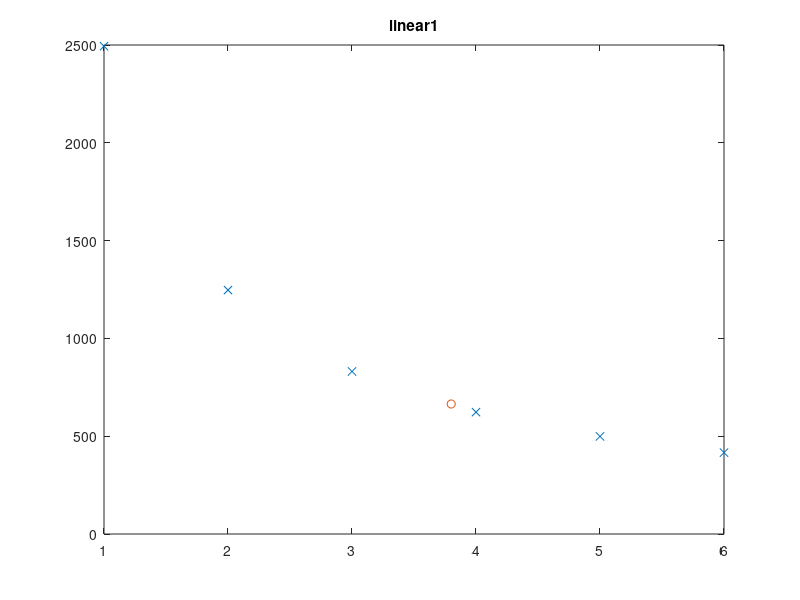
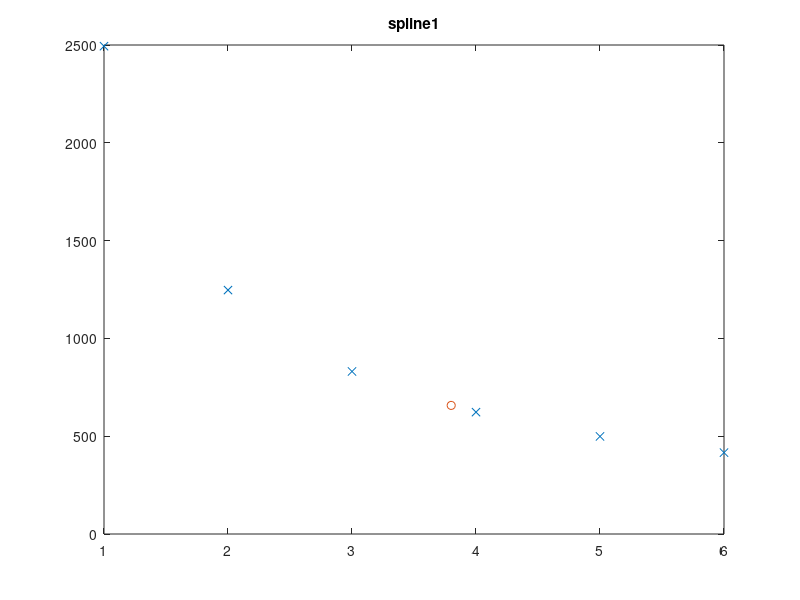
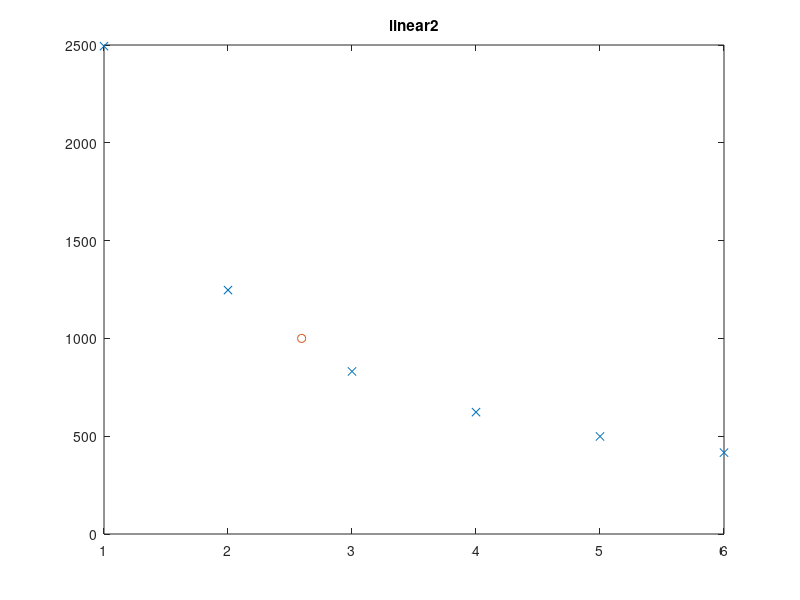
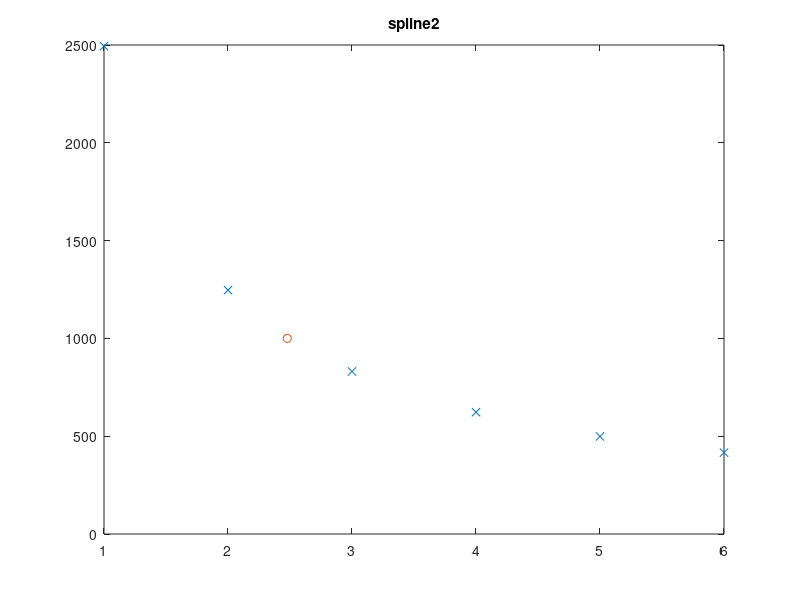

Source code (MATLAB) for these figures, in order: (Note: this script raises an error after producing the figures.)
% Isaac Pfleegor
% CSCD 409, Homework 6
% <05/08/2016>
%
clc, clear, close all ;


disp('');
disp('=============== Problem 1 ===============');
% 
% %read the file
% 
% file_id = fopen('molecule.txt', 'r');
% 
% temp = fgetl(file_id);
% 
% while ischar(temp)
%     disp(temp)
%     temp = fgetl(file_id);
% end
% 
% fclose(file_id);

disp('');
disp('=============== Problem 2 ===============');

volume = 1:6; %in m^3 units
pressure = [2494, 1247, 831, 623, 499, 416];%in kPa units

figure
val1 = interp1(volume, pressure, 3.8);
plot(volume, pressure,'x', 3.8, val1, 'o');
title('linear1');

figure
val2 = interp1(volume, pressure, 3.8, 'spline');
plot(volume, pressure,'x', 3.8, val2, 'o');
title('spline1');

figure
val3 = interp1(pressure,volume, 1000);
plot(volume,pressure,'x', val3, 1000, 'o');
title('linear2');

figure
val4 = interp1(pressure,volume, 1000, 'spline');
plot(volume,pressure,'x', val4, 1000, 'o');
title('spline2');

disp('');
disp('=============== Problem 3 ===============');




disp('');
disp('=============== Problem 4 ===============');

load hwdata.mat

disp('Part A');

coef = polyfit(x,log(y),2);

A0 = coef(3);
A1 = coef(2);
A2 = coef(1);

%width
sigma = sqrt(-1/(A2*2))
%center
mu = sigma.^2 * A1
%amplitude
A = exp(A0+mu.^2/(2*sigma.^2))

newx = -4:0.1:4;
newy = A*(exp(-1*((newx-mu).^2)/(2*sigma.^2)));

figure
h = plot(x,y,'o', newx, newy, '-');

disp('Part B');

%pre-condition the y2 data
%by fitting the data to the central-tendency
x2 = x(13:30);
y2_conditioned = y2(13:30);

%get coefficients of the ln of the data
coef = polyfit(x2, log(y2_conditioned),2);

A0 = coef(3);
A1 = coef(2);
A2 = coef(1);

%width
sigma = sqrt(-1/(A2*2))
%center
mu = sigma.^2 * A1
%amplitude
A = exp(A0+mu.^2/(2*sigma.^2))

%plot line of best fit
figure
plot(x2,y2_conditioned,'o',x2, exp(polyval(coef,x2)));




